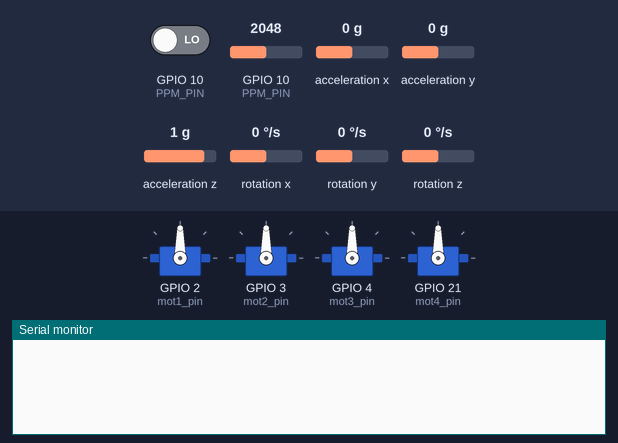
The sketch below on a simulated Seeed XIAO ESP32-C3. Parts: 4 × servo, the last lines printed to the serial monitor. Wiring (inferred from the names in the program): MPU-6050 motion sensor at I2C address 0x68. Inputs (shaded band) come from the test bench; at power-on: GPIO 10 (PPM_PIN) = 2048, GPIO 10 (PPM_PIN) LOW, acceleration x 0 g, acceleration y 0 g, acceleration z 1 g, rotation x 0 °/s, rotation y 0 °/s, rotation z 0 °/s.

Above: at 4.7 s.
7.0 s: GPIO 10 (PPM_PIN) set to 785
At 7.6 s:
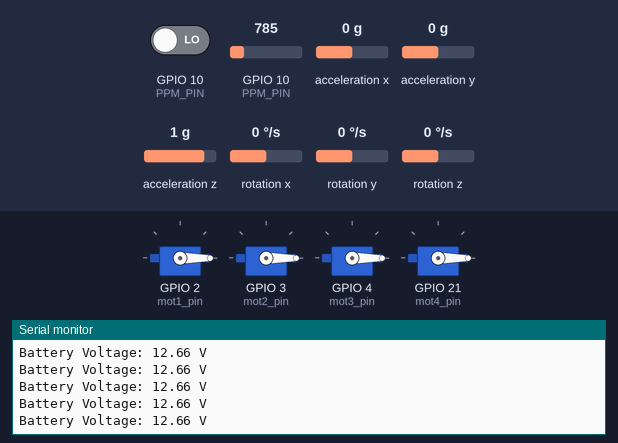
8.5 s: GPIO 10 (PPM_PIN) set to 667
At 9.2 s:
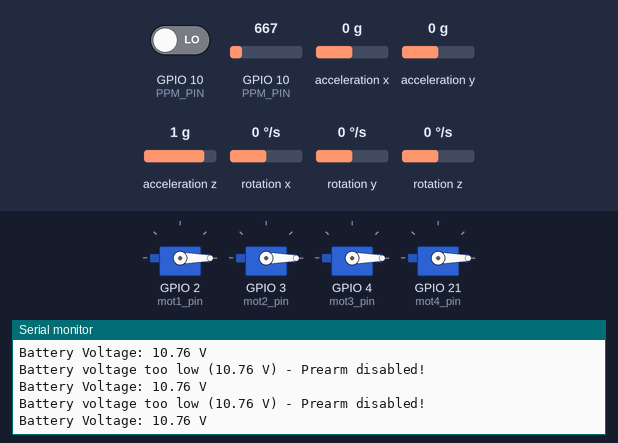
Timing chart, 0 to 11.5 s (numbered marks = the images above; inputs shaded):
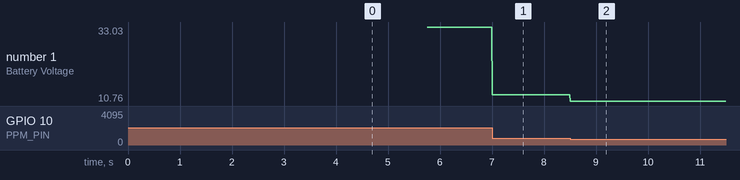

Measured:
- after the input at 7.0 s, the serial monitor: prints a new line at once (image 1)
- after the input at 8.5 s, the serial monitor: prints a new line at once (image 2)
- plotted number 1: 33.03 → 12.66 after the input at 7.0 s, 12.66 → 10.76 after the input at 8.5 s

The sketch:

xiao_esp32c3_anglemode_kalman_filter_pid_battery_check.ino
```cpp
#include <Wire.h>
#include <ESP32Servo.h>
#include <math.h>

// ===== PPM Definitions =====
#define PPM_PIN 10             // Pin where the PPM signal is connected
#define NUM_CHANNELS 8         // Total number of channels in the PPM stream
#define PPM_SYNC_THRESHOLD 3000 // Pulse width (µs) above which a sync pulse is assumed
#define CHANNEL_MIN 1000       // Minimum valid pulse width (µs)
#define CHANNEL_MAX 2000       // Maximum valid pulse width (µs)

// ===== Flight Controller / PID Declarations =====
uint32_t LoopTimer;
volatile float MotorInput1, MotorInput2, MotorInput3, MotorInput4;
volatile float RatePitch, RateRoll, RateYaw;
float RateCalibrationPitch, RateCalibrationRoll, RateCalibrationYaw,
      AccXCalibration, AccYCalibration, AccZCalibration;

// Global variables for PPM
volatile int ReceiverValue[NUM_CHANNELS] = {1500,1500,1000,1500,1500,1500,1500,1500};
volatile int channelIndex = 0;
volatile unsigned long lastTime = 0;

int ESCfreq = 500;
int channelValues[NUM_CHANNELS];
float PAngleRoll = 2,       PAnglePitch = PAngleRoll;
float IAngleRoll = 0.5,     IAnglePitch = IAngleRoll;
float DAngleRoll = 0.007,   DAnglePitch = DAngleRoll;

float PRateRoll = 0.625,  PRatePitch = PRateRoll;
float IRateRoll = 2.1,    IRatePitch = IRateRoll;
float DRateRoll = 0.0088, DRatePitch = DRateRoll;

float PRateYaw = 4;
float IRateYaw = 3;
float DRateYaw = 0;

// Throttle limits
int ThrottleIdle = 1170;
int ThrottleCutOff = 1000;

volatile float PtermRoll, ItermRoll, DtermRoll, PIDOutputRoll;
volatile float PtermPitch, ItermPitch, DtermPitch, PIDOutputPitch;
volatile float PtermYaw, ItermYaw, DtermYaw, PIDOutputYaw;
volatile float KalmanGainPitch, KalmanGainRoll;

volatile float DesiredRateRoll, DesiredRatePitch, DesiredRateYaw;
volatile float ErrorRateRoll, ErrorRatePitch, ErrorRateYaw;
volatile float InputRoll, InputThrottle, InputPitch, InputYaw;
volatile float PrevErrorRateRoll, PrevErrorRatePitch, PrevErrorRateYaw;
volatile float PrevItermRateRoll, PrevItermRatePitch, PrevItermRateYaw;
volatile float PIDReturn[] = {0, 0, 0};

// Kalman filters for angle mode
volatile float AccX, AccY, AccZ;
volatile float AngleRoll, AnglePitch;
volatile float KalmanAngleRoll = 0, KalmanUncertaintyAngleRoll = 2 * 2;
volatile float KalmanAnglePitch = 0, KalmanUncertaintyAnglePitch = 2 * 2;
volatile float Kalman1DOutput[] = {0, 0};
volatile float DesiredAngleRoll, DesiredAnglePitch;
volatile float ErrorAngleRoll, ErrorAnglePitch;
volatile float PrevErrorAngleRoll, PrevErrorAnglePitch;
volatile float PrevItermAngleRoll, PrevItermAnglePitch;

// Servo objects to control motors
Servo mot1;
Servo mot2;
Servo mot3;
Servo mot4;
const int mot1_pin = 2;
const int mot2_pin = 3;
const int mot3_pin = 4;
const int mot4_pin = 21;

// Time step (seconds)
const float t = 0.004;

// ===== PPM Interrupt Handler =====
void IRAM_ATTR ppmInterruptHandler() {
  unsigned long currentTime = micros();
  unsigned long pulseWidth = currentTime - lastTime;
  lastTime = currentTime;

  if (pulseWidth > PPM_SYNC_THRESHOLD) {
    channelIndex = 0;
  } else if (channelIndex < NUM_CHANNELS) {
    if (pulseWidth < CHANNEL_MIN) pulseWidth = CHANNEL_MIN;
    else if (pulseWidth > CHANNEL_MAX) pulseWidth = CHANNEL_MAX;
    ReceiverValue[channelIndex] = pulseWidth;
    channelIndex++;
  }
}

// ===== Helper Function to Safely Copy Receiver Values =====
void read_receiver(int *channelValues) {
  noInterrupts();
  for (int i = 0; i < NUM_CHANNELS; i++) {
    channelValues[i] = ReceiverValue[i];
  }
  interrupts();
}

// ===== Simple 1D Kalman Filter =====
void kalman_1d(float KalmanState, float KalmanUncertainty, float KalmanInput, float KalmanMeasurement) {
    KalmanState = KalmanState + (t * KalmanInput);
    KalmanUncertainty = KalmanUncertainty + (t * t * 4 * 4);
    float KalmanGain = KalmanUncertainty * 1 / (1 * KalmanUncertainty + 3 * 3);
    KalmanState = KalmanState + KalmanGain * (KalmanMeasurement - KalmanState);
    KalmanUncertainty = (1 - KalmanGain) * KalmanUncertainty;
    Kalman1DOutput[0] = KalmanState;
    Kalman1DOutput[1] = KalmanUncertainty;
}

void setup() {
  Serial.begin(115200);

  // ----- Setup PPM Receiver -----
  pinMode(PPM_PIN, INPUT);
  attachInterrupt(digitalPinToInterrupt(PPM_PIN), ppmInterruptHandler, FALLING);
  delay(100);

  // ----- Setup MPU6050 (I2C) -----
  Wire.setClock(400000);
  Wire.begin();
  delay(250);
  Wire.beginTransmission(0x68);
  Wire.write(0x6B);
  Wire.write(0x00);
  Wire.endTransmission();

  // ----- Setup ESP32 PWM Timers for Motor ESCs -----
  ESP32PWM::allocateTimer(0);
  ESP32PWM::allocateTimer(1);
  ESP32PWM::allocateTimer(2);
  ESP32PWM::allocateTimer(3);

  // ----- Attach Motors -----
  delay(1000);
  mot1.attach(mot1_pin, 1000, 2000);
  delay(1000);
  mot1.setPeriodHertz(ESCfreq);
  delay(100);
  mot2.attach(mot2_pin, 1000, 2000);
  delay(1000);
  mot2.setPeriodHertz(ESCfreq);
  delay(100);
  mot3.attach(mot3_pin, 1000, 2000);
  delay(1000);
  mot3.setPeriodHertz(ESCfreq);
  delay(100);
  mot4.attach(mot4_pin, 1000, 2000);
  delay(1000);
  mot4.setPeriodHertz(ESCfreq);
  delay(100);

  // Initialize motors to low throttle
  mot1.writeMicroseconds(1000);
  mot2.writeMicroseconds(1000);
  mot3.writeMicroseconds(1000);
  mot4.writeMicroseconds(1000);

  // ----- Calibration Values -----
  RateCalibrationRoll = 0.60;
  RateCalibrationPitch = -2.34;
  RateCalibrationYaw = -0.44;
  AccXCalibration = 0.03;
  AccYCalibration = -0.02;
  AccZCalibration = 0.20;

  // Wait until a valid throttle reading is received via PPM (channel index 2)
  // while (true) {
  //   read_receiver(channelValues);
  //   if (channelValues[2] > 1020 && channelValues[2] < 1050)
  //     break;
  //   delay(4);
  // }

  LoopTimer = micros();
}

void loop() {
  read_receiver(channelValues);

  // --------- Battery Voltage Check ---------
  // Calculate battery voltage using your voltage divider.
  // (Analog reading from pin 10, with multiplier 16.5 to account for R1=8k and R2=2k.)
  float batteryVoltage = (analogRead(10) * 16.5) / 1023.0;
  // Print for debugging:
  Serial.print("Battery Voltage: ");
  Serial.print(batteryVoltage);
  Serial.println(" V");

  // If battery voltage is below safe prearm threshold, disable prearm.
  if (batteryVoltage < 11.6) {
    Serial.print("Battery voltage too low (");
    Serial.print(batteryVoltage);
    Serial.println(" V) - Prearm disabled!");
    // Force motor outputs to throttle cutoff.
    mot1.writeMicroseconds(ThrottleCutOff);
    mot2.writeMicroseconds(ThrottleCutOff);
    mot3.writeMicroseconds(ThrottleCutOff);
    mot4.writeMicroseconds(ThrottleCutOff);
    // Reset PID integrals and previous errors.
    PrevErrorRateRoll = PrevErrorRatePitch = PrevErrorRateYaw = 0;
    PrevItermRateRoll = PrevItermRatePitch = PrevItermRateYaw = 0;
    PrevErrorAngleRoll = PrevErrorAnglePitch = 0;
    PrevItermAngleRoll = PrevItermAnglePitch = 0;
    // Skip rest of loop iteration.
    return;
  }
  // --------- End Battery Check ---------

  // ----- Read MPU6050 Data -----
  Wire.beginTransmission(0x68);
  Wire.write(0x1A);
  Wire.write(0x05);
  Wire.endTransmission();
  Wire.beginTransmission(0x68);
  Wire.write(0x1C);
  Wire.write(0x10);
  Wire.endTransmission();
  Wire.beginTransmission(0x68);
  Wire.write(0x3B);
  Wire.endTransmission();
  Wire.requestFrom(0x68, 6);
  int16_t AccXLSB = Wire.read() << 8 | Wire.read();
  int16_t AccYLSB = Wire.read() << 8 | Wire.read();
  int16_t AccZLSB = Wire.read() << 8 | Wire.read();
  Wire.beginTransmission(0x68);
  Wire.write(0x1B);
  Wire.write(0x8);
  Wire.endTransmission();
  Wire.beginTransmission(0x68);
  Wire.write(0x43);
  Wire.endTransmission();
  Wire.requestFrom(0x68, 6);
  int16_t GyroX = Wire.read() << 8 | Wire.read();
  int16_t GyroY = Wire.read() << 8 | Wire.read();
  int16_t GyroZ = Wire.read() << 8 | Wire.read();
  RateRoll  = (float)GyroX / 65.5;
  RatePitch = (float)GyroY / 65.5;
  RateYaw   = (float)GyroZ / 65.5;
  AccX = (float)AccXLSB / 4096;
  AccY = (float)AccYLSB / 4096;
  AccZ = (float)AccZLSB / 4096;

  // Apply calibration offsets
  RateRoll  -= RateCalibrationRoll;
  RatePitch -= RateCalibrationPitch;
  RateYaw   -= RateCalibrationYaw;
  AccX      -= AccXCalibration;
  AccY      -= AccYCalibration;
  AccZ      -= AccZCalibration;

  // ----- Calculate Angles from Accelerometer -----
  AngleRoll  = atan(AccY / sqrt(AccX * AccX + AccZ * AccZ)) * 57.29;
  AnglePitch = -atan(AccX / sqrt(AccY * AccY + AccZ * AccZ)) * 57.29;

  kalman_1d(KalmanAngleRoll, KalmanUncertaintyAngleRoll, RateRoll, AngleRoll);
  KalmanAngleRoll = Kalman1DOutput[0];
  KalmanUncertaintyAngleRoll = Kalman1DOutput[1];
  kalman_1d(KalmanAnglePitch, KalmanUncertaintyAnglePitch, RatePitch, AnglePitch);
  KalmanAnglePitch = Kalman1DOutput[0];
  KalmanUncertaintyAnglePitch = Kalman1DOutput[1];

  // Clamp Kalman angles to ±20 degrees
  KalmanAngleRoll = constrain(KalmanAngleRoll, -20, 20);
  KalmanAnglePitch = constrain(KalmanAnglePitch, -20, 20);

  // ----- RC Inputs & PID Calculations (rest of your flight controller code) -----
  DesiredAngleRoll = 0.1 * (ReceiverValue[0] - 1500);
  DesiredAnglePitch = 0.1 * (ReceiverValue[1] - 1500);
  InputThrottle = ReceiverValue[2];
  DesiredRateYaw = 0.15 * (ReceiverValue[3] - 1500);

  // (The remainder of your PID and motor mix calculations goes here...)
  // ...

  // For example, disarm motors if throttle channel is low:
  if (ReceiverValue[2] < 1030) {
    MotorInput1 = ThrottleCutOff;
    MotorInput2 = ThrottleCutOff;
    MotorInput3 = ThrottleCutOff;
    MotorInput4 = ThrottleCutOff;
    PrevErrorRateRoll = PrevErrorRatePitch = PrevErrorRateYaw = 0;
    PrevItermRateRoll = PrevItermRatePitch = PrevItermRateYaw = 0;
    PrevErrorAngleRoll = PrevErrorAnglePitch = 0;
    PrevItermAngleRoll = PrevItermAnglePitch = 0;
  }

  // Write motor outputs
  mot1.writeMicroseconds(MotorInput1);
  mot2.writeMicroseconds(MotorInput2);
  mot3.writeMicroseconds(MotorInput3);
  mot4.writeMicroseconds(MotorInput4);

  // Maintain loop timing
  while (micros() - LoopTimer < (t * 1000000));
  LoopTimer = micros();
}
```
